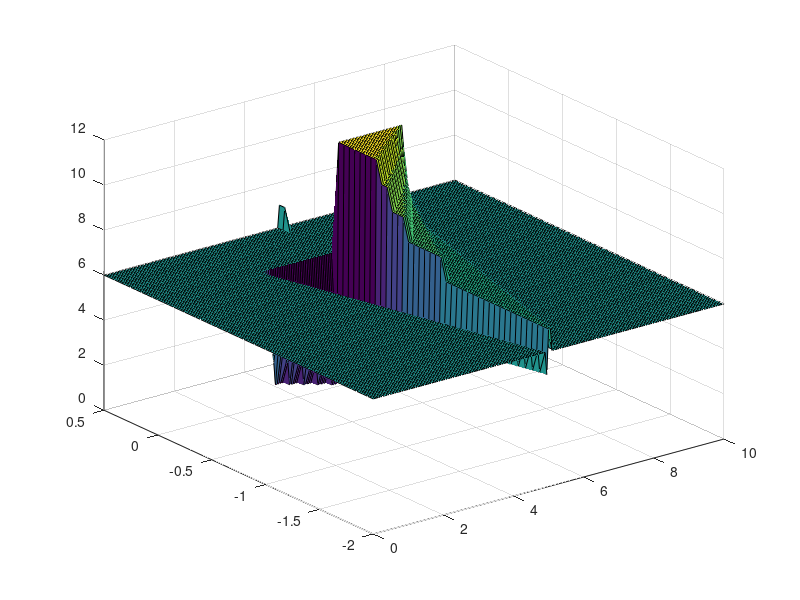
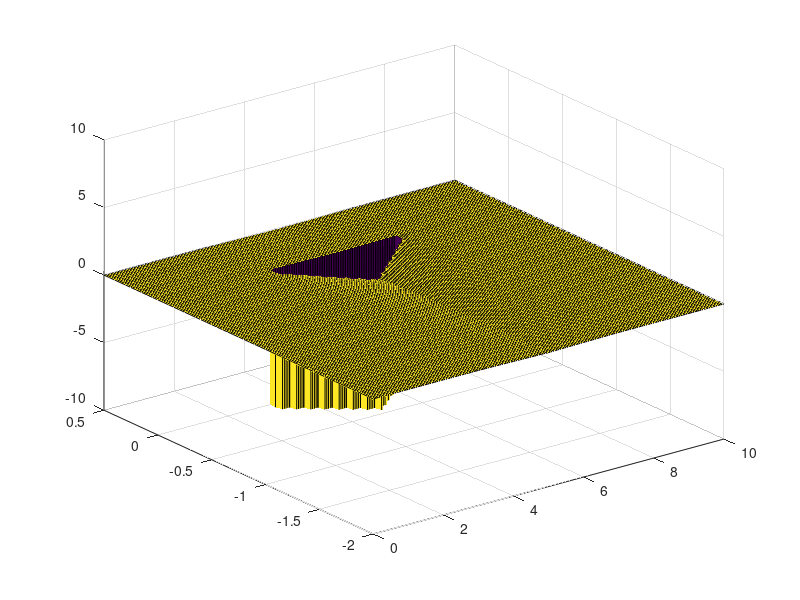

Reproduce these figures in MATLAB, in order.
% Katie says: getting rid of "hitting walls are death" will make finding
% the linear policy easier.


a = 3;
b = 7;
L = 5; 

xvals = [0:.05:10];
xmin = min(xvals); xmax = max(xvals);
Xmid = .5*(xmin+xmax);
dx = xvals(2)-xvals(1);
nx = length(xvals);

yvals = [-2:.05:0.5];
ymin = min(yvals); ymax = max(yvals);
dy = yvals(2)-yvals(1);
ny = length(yvals);

[X,Y] = meshgrid(xvals,yvals);
deadzone = [a b]; % cannot be at or between these values, in x, when y=0

dt = 0.01;
uset = 0.05*[-L:L];   % list of possible actions

% perform value iteration, for optimal policy, and optimal action
V = 0*X;
%fi = find(X==0); % left side no-go zone
%V(fi) = -1000;
%fi = find(X==10); % right side no-go zone
%V(fi) = -1000;
fi = find((X>=deadzone(1)).*(X<=deadzone(2)).*(Y==0)); % obstacle
V(fi) = -1000 + abs(X(fi)-Xmid);

fi_bad = find(V==-1000); % "dead" states...

V_onestep = V(:);  % one-step cost
V = V(:); % optimal cost
%id = 1:length(X(1,:));
id = 1:length(V);
id_go = zeros(length(id),length(uset));
for n=1:length(uset);
    xgo = X(id) + uset(n);
    xgo = max(xmin,xgo);
    xgo = min(xmax,xgo);
    ygo = Y(id) + dy;
    fi = find(ygo > max(yvals));
    ygo(fi) = yvals(1); % top edge "wraps back" to bottom yvals value
    
    xid = round((xgo - xmin) * (1/dx)) + 1;
    yid = round((ygo - ymin) * (1/dy)) + 1;
    id_go(:,n) = (xid - 1) * ny + yid;
end
P = 0*V; % policy
Pid = 0*V; % where policy sends you, in one step
    
df = 0.99; % discount factor
for n1=1:100 % perform the iteration    
    Vtest = 0*id_go;
    for n2=1:length(uset)
        Vtest(:,n2) = V_onestep(id_go(:,n2)) + df*V(id_go(:,n2)) - uset(n2)^2; % u^2 penalty
        Vtest(:,n2) = max(-1000,Vtest(:,n2));
    end
    [ai,bi] = sort(Vtest,2);
    P = bi(:,end); % optimal action (from uset list)
    V = ai(:,end); % highest value (in Vtest)
    %Pid = 
    %keyboard
end

Pmat = 0*X;
Pmat(:) = P; % optimal policy
figure(1); clf
%plot3(X,Y,Pmat,'.')
surf(X,Y,Pmat)
Vmat = 0*X;
Vmat(:) = V; % value
figure(2); clf
surf(X,Y,Vmat)
axis([xmin xmax ymin ymax -10 10])
